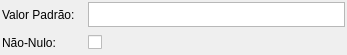
<?xml version="1.0" encoding="UTF-8"?>
<ui version="4.0">
 <class>ColunaWidget</class>
 <widget class="QWidget" name="ColunaWidget">
  <property name="geometry">
   <rect>
    <x>0</x>
    <y>0</y>
    <width>347</width>
    <height>52</height>
   </rect>
  </property>
  <property name="windowTitle">
   <string>Form</string>
  </property>
  <layout class="QGridLayout" name="coluna_grid">
   <property name="margin">
    <number>2</number>
   </property>
   <property name="spacing">
    <number>6</number>
   </property>
   <item row="0" column="0">
    <widget class="QLabel" name="valorpadrao_lbl">
     <property name="minimumSize">
      <size>
       <width>80</width>
       <height>0</height>
      </size>
     </property>
     <property name="maximumSize">
      <size>
       <width>75</width>
       <height>16777215</height>
      </size>
     </property>
     <property name="text">
      <string>Valor Padrão:</string>
     </property>
    </widget>
   </item>
   <item row="0" column="1" colspan="2">
    <widget class="QTextEdit" name="valor_padrao_txt">
     <property name="maximumSize">
      <size>
       <width>16777215</width>
       <height>25</height>
      </size>
     </property>
     <property name="frameShadow">
      <enum>QFrame::Sunken</enum>
     </property>
     <property name="lineWidth">
      <number>1</number>
     </property>
     <property name="midLineWidth">
      <number>0</number>
     </property>
     <property name="verticalScrollBarPolicy">
      <enum>Qt::ScrollBarAlwaysOff</enum>
     </property>
     <property name="horizontalScrollBarPolicy">
      <enum>Qt::ScrollBarAlwaysOff</enum>
     </property>
     <property name="undoRedoEnabled">
      <bool>false</bool>
     </property>
     <property name="readOnly">
      <bool>false</bool>
     </property>
     <property name="textInteractionFlags">
      <set>Qt::TextEditorInteraction</set>
     </property>
    </widget>
   </item>
   <item row="1" column="0">
    <widget class="QLabel" name="label">
     <property name="text">
      <string>Não-Nulo:</string>
     </property>
    </widget>
   </item>
   <item row="1" column="1">
    <widget class="QCheckBox" name="nao_nulo_chk">
     <property name="text">
      <string/>
     </property>
    </widget>
   </item>
   <item row="1" column="2">
    <spacer name="horizontalSpacer">
     <property name="orientation">
      <enum>Qt::Horizontal</enum>
     </property>
     <property name="sizeHint" stdset="0">
      <size>
       <width>240</width>
       <height>20</height>
      </size>
     </property>
    </spacer>
   </item>
  </layout>
 </widget>
 <resources/>
 <connections/>
</ui>
